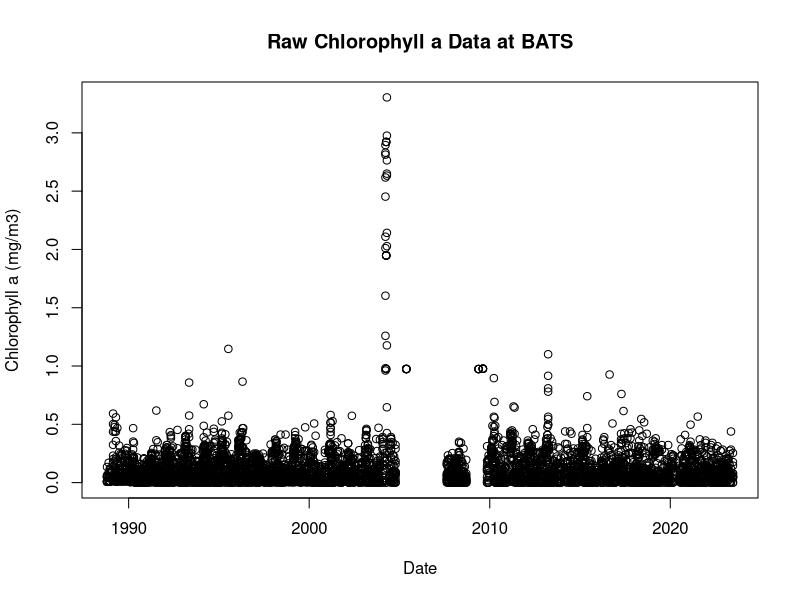

R code for this plot: (Note: this script raises an error after producing the figure.)
library(readxl)
library(dplyr)
library(pracma)
library(lubridate)


BATS_pigments_1_ <- read_excel("Data/BATS_pigments (1).xlsx",na="-999")
View(BATS_pigments_1_)

# Cleaning the dataset (BATS_pigments) ----

BATS_pigments <- BATS_pigments_1_[-c(1:49), ] #get rid of rows 1-49 and make the new row 1 column names
colnames(BATS_pigments) <- BATS_pigments[1, ] #set first row as column names
BATS_pigments <- BATS_pigments[-1, ] #remove the first row which is now column names

View(BATS_pigments)

### Creating a new data set (BATS_chla) with only year, depth, turners chlorophyll a data ----
# Remember, aim is: using Chl column, standardize depth for chlorophyll a. Need to think of a way to normalize this across the water column as different things have different ranges and need to normalize this.
BATS_chla <- BATS_pigments %>%
  select(yyyymmd, latN, lonW,Depth, Chl) %>% #select only relevant columns
  na.omit()
View(BATS_chla)

#round from decimal to whole number
BATS_chla$Depth <- round(as.numeric(BATS_chla$Depth))
BATS_chla$Depth <- as.numeric(BATS_chla$Depth)
BATS_chla$Chl   <- as.numeric(BATS_chla$Chl)
#BATS_chla$yyyymmd <- as.numeric(BATS_chla$yyyymmd)

BATS_chla$yyyymmd <- ymd(BATS_chla$yyyymmd)

str(BATS_chla$Chl)
str(BATS_chla$Depth)


#Raw chl data plot
plot(BATS_chla$yyyymmd,BATS_chla$Chl, type="p",
     xlab="Date", ylab="Chlorophyll a (mg/m3)",
     main="Raw Chlorophyll a Data at BATS")

#Chlorophyll a vs Depth and Time
ggplot(BATS_chla, aes(x = yyyymmd, y = Chl)) +
  geom_line(color = "darkblue") +
  geom_smooth(method = "lm", color = "blue", se = FALSE) +
  labs(title = "Phytoplankton Chl Over Time at BATS",
       x = "Date",
       y = "Chl" +
  theme_classic())


ggplot(BATS_chla, aes(x=yyyymmd, y=Chl))+
  geom_line(color= "darkblue")+
  geom_smooth(method ='lm', color = "blue")+
  labs( x = "Date", y= "Chl")+
  ylim (0,1) +
  theme_classic()

# Trapezoidal integration ----
# If  Depth values don’t start at 0 or end at 200 exactly, trapezoidal integration still handles it correctly.

# Filter depths 0–200 m and arrange
BATS_filtered <- BATS_chla %>%
  filter(Depth >= 0, Depth <= 200) %>%
  arrange(Depth)

# Depth-integrated chlorophyll (mg/m^2)
Chl_int <- trapz(BATS_filtered$Depth, BATS_filtered$Chl)

# FINAL DECISION ----

norm_chl <- BATS_chla %>%
  filter(Depth >= 0, Depth <= 200) %>% # Filter depths 0–200 m
  mutate(
    Depth = as.numeric(Depth),
    Chl   = as.numeric(Chl)
  ) %>%
  arrange(yyyymmd, Depth) %>%
  group_by(yyyymmd) %>%
  summarise(                      #summarise() collapses all rows for each cast into ONE row.
    Chl_int = trapz(Depth, Chl),       # mg/m2
    Chl_mean_200m = Chl_int / 200      # mg/m3 (depth-normalized)
  )
View(norm_chl)

#date is written as yyyymmdd - fixing date format

#norm_chl$yyyymmd <- as.Date(norm_chl$yyyymmd, format="%Y%m%d")
#norm_chl$yyyymmd <- ymd(norm_chl$yyyymmd)
#norm_chl$yyymmd <- as.numeric (norm_chl$yyyymmd)

#norm_chl$yyyymmd <- as.Date(as.character(norm_chl$yyyymmd), format="%Y%m%d")
#norm_chl$Month <- format(norm_chl$yyyymmd, "%m") # Extract month as numeric
#norm_chl$Year <- format(norm_chl$yyyymmd, "%Y") # Extract year


norm_chl$yyyymmd <- ymd(norm_chl$yyyymmd)

norm_chl$year  <- year(norm_chl$yyyymmd)
norm_chl$month <- month(norm_chl$yyyymmd)
norm_chl$day   <- day(norm_chl$yyyymmd)

#rename column names
colnames(norm_chl)[1] <- "Date"
colnames(norm_chl)[2] <- "Chl_Int_200m_mg_m2"
colnames(norm_chl)[3] <- "Chl_mean_200m_mg_m3"
colnames(norm_chl)[4] <- "Year"
colnames(norm_chl)[5] <- "Month"
colnames(norm_chl)[6] <- "Day"



# Visualizing time-series of depth-normalized chlorophyll ----
plot(norm_chl$Date,norm_chl$Chl_mean_200m_mg_m3, type="l",
     xlab="Date", ylab="Depth-normalized Chlorophyll a (mg/m3)",
    # ylim=c(0,0.5),
     main="Time-series of Depth-normalized Chlorophyll a (0-200 m)")                            

### a) Time-series plot of time-series depth normalized chlorophyll — can see seasonal cycles and long-term changes.----
ggplot(norm_chl, aes(x = Date, y = Chl_mean_200m_mg_m3)) +
  geom_line(color = "darkblue") +
  geom_smooth(method = "lm", color = "blue", se = FALSE) +
  labs(title = "Phytoplankton Biomass (0–200m) Over Time at BATS",
       x = "Date",
       y = "Chlorophyll Mean (mg/m³, normalized to 200m)") +
  theme_classic()

### b) Seasonal pattern (montly averages) -----
#norm_chl$Month <- format(norm_chl$yyyymmd, "%m") # Extract month as numeric
#norm_chl$Month <- as.numeric(norm_chl$Month) # Convert to numeric
chl_monthly <- norm_chl %>% 
  group_by(Month) %>% 
  summarise(MonthlyAvgBiomass = mean(Chl_mean_200m_mg_m3, na.rm = TRUE)) %>% 
  ungroup()
# Plot monthly averages
ggplot(chl_monthly, aes(x = Month, y = MonthlyAvgBiomass)) + # x is month (1-12)
  geom_line(color = "darkgreen") +
  geom_point() +
  scale_x_continuous(breaks = 1:12, labels = month.abb) +
  labs(title = "Monthly Mean Phytoplankton (Chl) Biomass (0–200m) at BATS",
       x = "Month",
       y = "Average Chl (mg/m³, normalized to 200m)") +
  theme_classic()


### c) Annual pattern (yearly averages) ----
str(chl_yearly)
chl_yearly <- norm_chl %>% 
  group_by(Year) %>% 
  summarise(YearlyAvgBiomass = mean(Chl_mean_200m_mg_m3, na.rm = TRUE)) %>%  #calculating avg per year
  ungroup()
# Plot yearly averages
ggplot(chl_yearly, aes(x = Year, y = YearlyAvgBiomass, group=1)) +
  geom_line(color = "purple") +
  geom_smooth(method = "lm", color = "purple", se = FALSE) +
  geom_point() +
  labs(title = "Annual Mean Phytoplankton (Chl) Biomass (0–200m) at BATS",
       x = "Year",
       y = "Average Chl (mg/m³, normalized to 200m)") +
  theme_classic()



# Dealing with the outliers -----
#identifying points greater than 1 mg/m3
outliers <- norm_chl %>%
  filter(Chl_mean_200m_mg_m3 > 1)
View(outliers)

# IQR test to statistically check for whether these are actually outliers (without assuming normality)
chl <- norm_chl$Chl_mean_200m_mg_m3

Q1 <- quantile(chl, 0.25, na.rm = TRUE)
Q3 <- quantile(chl, 0.75, na.rm = TRUE)
IQR_val <- Q3 - Q1

upper_bound <- Q3 + 1.5 * IQR_val
lower_bound <- Q1 - 1.5 * IQR_val

outliers_iqr <- norm_chl %>%
  filter(Chl_mean_200m_mg_m3 > upper_bound |
           Chl_mean_200m_mg_m3 < lower_bound)
outliers_iqr

#Remove outliers based on IQR
norm_chl <- norm_chl %>%
  filter(Chl_mean_200m_mg_m3 <= upper_bound &
  Chl_mean_200m_mg_m3 >= lower_bound)



#checking for normality ----
hist(norm_chl$Chl_mean_200m_mg_m3, breaks=50,
     main="Histogram of Depth-normalized Chlorophyll a (0-200 m) after Outlier Removal",
     xlab="Depth-normalized Chlorophyll a (mg/m3)",
     col="lightblue")

#check if this is normal 
shapiro.test(norm_chl$Chl_mean_200m_mg_m3) #p-value < 0.05, data is not normally distributed

lm_normchl<-lm(Chl_mean_200m_mg_m3~Year, data=norm_chl)
plot(lm_normchl)


#save norm_chl to dataset folder - github ----
write.csv(norm_chl, "Data/norm_chl.csv", row.names = FALSE)

#using BATS_chla dataset to visualise phytoplankton data using long and lat info plot one for every year 
#import ggplot and maps library
library(ggplot2)
library(maps)
# Get world map data
world_map <- map_data("world")

# make sure lat and lon are numeric
BATS_chla$latN <- as.numeric(BATS_chla$latN)
BATS_chla$lonW <- as.numeric(BATS_chla$lonW)
BATS_chla$Chl  <- as.numeric(BATS_chla$Chl)

# Create a scatter plot of sampling locations for each year
ggplot() +
  geom_polygon(data = world_map, aes(x = long, y = lat, group = group), fill = "lightgray", color = "white") +
  geom_point(data = BATS_chla, aes(x = lonW, y = latN, color = Chl), size = 2, alpha = 0.7) +
  scale_color_viridis_c(option = "plasma") +
  labs(title = "Phytoplankton Chlorophyll a Concentration at BATS",
       x = "Longitude",
       y = "Latitude",
       color = "Chl (µg/L)") +
  theme_minimal() +
  coord_fixed() +
  facet_wrap(~ year(ymd(yyyymmd))) # Facet by year















# ------------------------ TESTING OTHER APPROACHES -------------------------------------------
### Step 1: Interpolation to a Standard Depth Grid (every 5 m from 0 m to 200 m.) ----

# Group by unique depths and average chlorophyll values if duplicates exist

BATS_chla <- BATS_chla %>%
  group_by(yyyymmd, Depth) %>%
  summarise(Chl = mean(Chl, na.rm = TRUE)) %>%
  ungroup()

# Create a standard depth grid
standard_depths <- seq(0, 200, by = 5) # Standard depth grid from 0 to 200 m at 5 m intervals
Chl <- BATS_chla$Chl
Depth <- BATS_chla$Depth

interp_chl <- approx(Depth, Chl, xout=standard_depths, rule=2)$y  # rule=2 => use boundary values for extrapolation


library(pracma)   # for trapz
# linear interpolation
interp_chl <- approx(depth, chl_ug_L, xout=std_grid, rule=2)$y  # rule=2 => use boundary values for extrapolation

# convert µg L^-1 to µg m^-3
chl_ug_m3 <- interp_chl * 1000

# integrate 0-200 m (gives µg m^-2)
chl_ug_m2 <- trapz(std_grid, chl_ug_m3)
chl_mg_m2 <- chl_ug_m2 / 1000

# if cast only to 150 m, option A scale, option B extend with last value
Zmax <- max(depth)
# option A: scale
integral_to_Zmax <- trapz(seq(0,Zmax,by=1), approx(depth, chl_ug_L*1000, xout=seq(0,Zmax,by=1))$y)
scaled_integral_ug_m2 <- integral_to_Zmax * (200 / Zmax)

# option B: extend using last measured value down to 200 m
ext_depths <- c(depth,200)
ext_chl <- c(chl_ug_L, tail(chl_ug_L,1))
ext_interp <- approx(ext_depths, ext_chl, xout=std_grid)$y * 1000
extended_integral_ug_m2 <- trapz(std_grid, ext_interp)



#######################################
#convert Depth_m and Chl_a_ug_per_L to numeric
BATS_chla$Depth <- as.numeric(BATS_chla$Depth)
BATS_chla$Chl <- as.numeric(BATS_chla$Chl)

#remove rows with NA values in Depth or Chl
BATS_chla <- BATS_chla %>%
  filter(!is.na(Depth) & !is.na(Chl))





# Trying stuff out 
### Step 1: Decide on reference depth as 200m and Interpolate each cast onto a standard depth grid. ----
standard_depths <- seq(0, 200, by = 1) # Standard depth grid from 0 to 200 m at 1 m intervals
BATS_chla_interpolated <- BATS_chla %>%
  group_by(yyyymmd) %>%
  do({
    interp_chl <- approx(.$Depth, .$Chl, xout = standard_depths, rule = 2)$y
    data.frame(Depth = standard_depths, Chl = interp_chl)
  }) %>%
  ungroup()
View(BATS_chla_interpolated)


### Step 2: Normalize either: By depth-integrated chlorophyll (average over layer) OR Z-score per depth OR Relative to total chlorophyll in upper layer ----
BATS_chla_normalized <- BATS_chla_interpolated %>%
  group_by(yyyymmd) %>%
  mutate(Total_Chl = sum(Chl, na.rm = TRUE),
         Chl_Normalized = Chl / Total_Chl) %>%
  ungroup()
View(BATS_chla_normalized)

### Step 3: Visualize time-series at specific depths or depth-averaged ----
# Example: Time-series at 10m depth
chl_10m <- BATS_chla_normalized %>%
  filter(Depth == 10)
plot(as.Date(chl_10m$yyyymmd, format="%Y%m%d"), chl_10m$Chl_Normalized, type="l",
     xlab="Date", ylab="Normalized Chlorophyll a at 10m",
     main="Time-series of Normalized Chlorophyll a at 10m Depth")
# Example: Depth-averaged normalized chlorophyll
chl_depth_avg <- BATS_chla_normalized %>%
  group_by(yyyymmd) %>%
  summarise(Depth_Avg_Chl = mean(Chl_Normalized, na.rm = TRUE)) %>%
  ungroup()
plot(as.Date(chl_depth_avg$yyyymmd, format="%Y%m%d"), chl_depth_avg$Depth_Avg_Chl, type="l",
     xlab="Date", ylab="Depth-averaged Normalized Chlorophyll a",
     main="Time-series of Depth-averaged Normalized Chlorophyll a")

### Step 4: Seasonal pattern analysis ----


### Depth Integration (z-score) ----
# calculating the mean - Sum all the chlorophyll values in the BATS_chla dataset and divide by the number of data points.
(mean_chla <- mean(BATS_chla$Chl, na.rm = TRUE))
# calculating the standard deviation - Calculate the standard deviation of the chlorophyll values in the BATS_chla dataset.
(sd_chla <- sd(BATS_chla$Chl, na.rm = TRUE))

# calculating the z-score - For each chlorophyll value, subtract the mean and divide by the standard deviation.
BATS_chla <- BATS_chla %>%
  mutate(Chl_zscore = (Chl - mean_chla) / sd_chla)
View(BATS_chla)

#order dataset by depth
BATS_chla <- BATS_chla %>%
  arrange(Depth)
View(BATS_chla)

# ------
### Vertical integration
### Compute depth-integrated chlorophyll by integration - zero as bottom of integration 200 as top Chl(z) dz then normalize by dividing integration depth to get an avg
BATS_chla_depth_integrated <- BATS_chla %>%
  group_by(yyyymmd) %>% # group by date
  summarise(Depth_Integrated_Chl = sum(Chl, na.rm = TRUE) * (200 / n())) %>% # integrate and normalize
  ungroup() # ungroup the data
View(BATS_chla_depth_integrated)
